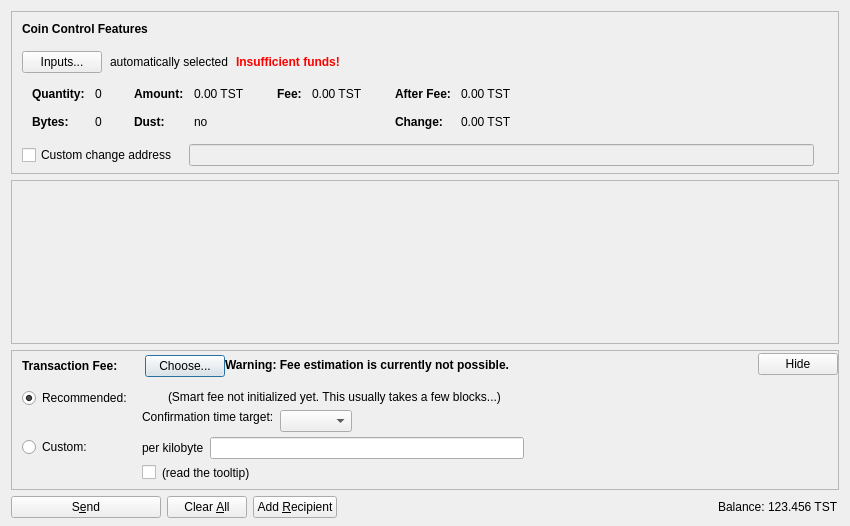
<?xml version="1.0" encoding="UTF-8"?>
<ui version="4.0">
 <class>SendCoinsDialog</class>
 <widget class="QDialog" name="SendCoinsDialog">
  <property name="geometry">
   <rect>
    <x>0</x>
    <y>0</y>
    <width>850</width>
    <height>526</height>
   </rect>
  </property>
  <property name="windowTitle">
   <string>Send Coins</string>
  </property>
  <layout class="QVBoxLayout" name="verticalLayout" stretch="0,1,0,0">
   <property name="bottomMargin">
    <number>8</number>
   </property>
   <item>
    <widget class="QFrame" name="frameCoinControl">
     <property name="sizePolicy">
      <sizepolicy hsizetype="Expanding" vsizetype="Expanding">
       <horstretch>0</horstretch>
       <verstretch>0</verstretch>
      </sizepolicy>
     </property>
     <property name="maximumSize">
      <size>
       <width>16777215</width>
       <height>16777215</height>
      </size>
     </property>
     <property name="frameShape">
      <enum>QFrame::StyledPanel</enum>
     </property>
     <property name="frameShadow">
      <enum>QFrame::Sunken</enum>
     </property>
     <layout class="QVBoxLayout" name="verticalLayoutCoinControl2">
      <property name="spacing">
       <number>0</number>
      </property>
      <property name="leftMargin">
       <number>0</number>
      </property>
      <property name="topMargin">
       <number>0</number>
      </property>
      <property name="rightMargin">
       <number>0</number>
      </property>
      <property name="bottomMargin">
       <number>6</number>
      </property>
      <item>
       <layout class="QVBoxLayout" name="verticalLayoutCoinControl" stretch="0,0,0,0,1">
        <property name="spacing">
         <number>0</number>
        </property>
        <property name="leftMargin">
         <number>10</number>
        </property>
        <property name="topMargin">
         <number>10</number>
        </property>
        <item>
         <layout class="QHBoxLayout" name="horizontalLayoutCoinControl1">
          <property name="bottomMargin">
           <number>15</number>
          </property>
          <item>
           <widget class="QLabel" name="labelCoinControlFeatures">
            <property name="sizePolicy">
             <sizepolicy hsizetype="Preferred" vsizetype="Maximum">
              <horstretch>0</horstretch>
              <verstretch>0</verstretch>
             </sizepolicy>
            </property>
            <property name="font">
             <font>
              <weight>75</weight>
              <bold>true</bold>
             </font>
            </property>
            <property name="styleSheet">
             <string notr="true">font-weight:bold;</string>
            </property>
            <property name="text">
             <string>Coin Control Features</string>
            </property>
           </widget>
          </item>
         </layout>
        </item>
        <item>
         <layout class="QHBoxLayout" name="horizontalLayoutCoinControl2" stretch="0,0,0,0">
          <property name="spacing">
           <number>8</number>
          </property>
          <property name="bottomMargin">
           <number>10</number>
          </property>
          <item>
           <widget class="QPushButton" name="pushButtonCoinControl">
            <property name="styleSheet">
             <string notr="true"/>
            </property>
            <property name="text">
             <string>Inputs...</string>
            </property>
            <property name="autoDefault">
             <bool>false</bool>
            </property>
           </widget>
          </item>
          <item>
           <widget class="QLabel" name="labelCoinControlAutomaticallySelected">
            <property name="text">
             <string>automatically selected</string>
            </property>
            <property name="margin">
             <number>5</number>
            </property>
           </widget>
          </item>
          <item>
           <widget class="QLabel" name="labelCoinControlInsuffFunds">
            <property name="font">
             <font>
              <weight>75</weight>
              <bold>true</bold>
             </font>
            </property>
            <property name="styleSheet">
             <string notr="true">color:red;font-weight:bold;</string>
            </property>
            <property name="text">
             <string>Insufficient funds!</string>
            </property>
            <property name="margin">
             <number>5</number>
            </property>
           </widget>
          </item>
          <item>
           <spacer name="horizontalSpacerCoinControl">
            <property name="orientation">
             <enum>Qt::Horizontal</enum>
            </property>
            <property name="sizeHint" stdset="0">
             <size>
              <width>40</width>
              <height>1</height>
             </size>
            </property>
           </spacer>
          </item>
         </layout>
        </item>
        <item>
         <widget class="QWidget" name="widgetCoinControl" native="true">
          <property name="sizePolicy">
           <sizepolicy hsizetype="Preferred" vsizetype="Preferred">
            <horstretch>0</horstretch>
            <verstretch>0</verstretch>
           </sizepolicy>
          </property>
          <property name="minimumSize">
           <size>
            <width>0</width>
            <height>0</height>
           </size>
          </property>
          <property name="styleSheet">
           <string notr="true"/>
          </property>
          <layout class="QHBoxLayout" name="horizontalLayoutCoinControl5">
           <property name="leftMargin">
            <number>0</number>
           </property>
           <property name="topMargin">
            <number>0</number>
           </property>
           <property name="rightMargin">
            <number>0</number>
           </property>
           <property name="bottomMargin">
            <number>0</number>
           </property>
           <item>
            <layout class="QHBoxLayout" name="horizontalLayoutCoinControl3" stretch="0,0,0,1">
             <property name="spacing">
              <number>20</number>
             </property>
             <property name="topMargin">
              <number>0</number>
             </property>
             <property name="bottomMargin">
              <number>10</number>
             </property>
             <item>
              <layout class="QFormLayout" name="formLayoutCoinControl1">
               <property name="horizontalSpacing">
                <number>10</number>
               </property>
               <property name="verticalSpacing">
                <number>14</number>
               </property>
               <property name="leftMargin">
                <number>10</number>
               </property>
               <property name="topMargin">
                <number>4</number>
               </property>
               <property name="rightMargin">
                <number>6</number>
               </property>
               <item row="0" column="0">
                <widget class="QLabel" name="labelCoinControlQuantityText">
                 <property name="font">
                  <font>
                   <weight>75</weight>
                   <bold>true</bold>
                  </font>
                 </property>
                 <property name="text">
                  <string>Quantity:</string>
                 </property>
                 <property name="margin">
                  <number>0</number>
                 </property>
                </widget>
               </item>
               <item row="0" column="1">
                <widget class="QLabel" name="labelCoinControlQuantity">
                 <property name="cursor">
                  <cursorShape>IBeamCursor</cursorShape>
                 </property>
                 <property name="contextMenuPolicy">
                  <enum>Qt::ActionsContextMenu</enum>
                 </property>
                 <property name="text">
                  <string notr="true">0</string>
                 </property>
                 <property name="margin">
                  <number>0</number>
                 </property>
                 <property name="textInteractionFlags">
                  <set>Qt::LinksAccessibleByMouse|Qt::TextSelectableByKeyboard|Qt::TextSelectableByMouse</set>
                 </property>
                </widget>
               </item>
               <item row="1" column="0">
                <widget class="QLabel" name="labelCoinControlBytesText">
                 <property name="font">
                  <font>
                   <weight>75</weight>
                   <bold>true</bold>
                  </font>
                 </property>
                 <property name="text">
                  <string>Bytes:</string>
                 </property>
                </widget>
               </item>
               <item row="1" column="1">
                <widget class="QLabel" name="labelCoinControlBytes">
                 <property name="cursor">
                  <cursorShape>IBeamCursor</cursorShape>
                 </property>
                 <property name="contextMenuPolicy">
                  <enum>Qt::ActionsContextMenu</enum>
                 </property>
                 <property name="text">
                  <string notr="true">0</string>
                 </property>
                 <property name="textInteractionFlags">
                  <set>Qt::LinksAccessibleByMouse|Qt::TextSelectableByKeyboard|Qt::TextSelectableByMouse</set>
                 </property>
                </widget>
               </item>
              </layout>
             </item>
             <item>
              <layout class="QFormLayout" name="formLayoutCoinControl2">
               <property name="horizontalSpacing">
                <number>10</number>
               </property>
               <property name="verticalSpacing">
                <number>14</number>
               </property>
               <property name="leftMargin">
                <number>6</number>
               </property>
               <property name="topMargin">
                <number>4</number>
               </property>
               <property name="rightMargin">
                <number>6</number>
               </property>
               <item row="0" column="0">
                <widget class="QLabel" name="labelCoinControlAmountText">
                 <property name="font">
                  <font>
                   <weight>75</weight>
                   <bold>true</bold>
                  </font>
                 </property>
                 <property name="text">
                  <string>Amount:</string>
                 </property>
                 <property name="margin">
                  <number>0</number>
                 </property>
                </widget>
               </item>
               <item row="0" column="1">
                <widget class="QLabel" name="labelCoinControlAmount">
                 <property name="cursor">
                  <cursorShape>IBeamCursor</cursorShape>
                 </property>
                 <property name="contextMenuPolicy">
                  <enum>Qt::ActionsContextMenu</enum>
                 </property>
                 <property name="text">
                  <string notr="true">0.00 TST</string>
                 </property>
                 <property name="textInteractionFlags">
                  <set>Qt::LinksAccessibleByMouse|Qt::TextSelectableByKeyboard|Qt::TextSelectableByMouse</set>
                 </property>
                </widget>
               </item>
               <item row="1" column="0">
                <widget class="QLabel" name="labelCoinControlLowOutputText">
                 <property name="font">
                  <font>
                   <weight>75</weight>
                   <bold>true</bold>
                  </font>
                 </property>
                 <property name="text">
                  <string>Dust:</string>
                 </property>
                </widget>
               </item>
               <item row="1" column="1">
                <widget class="QLabel" name="labelCoinControlLowOutput">
                 <property name="cursor">
                  <cursorShape>IBeamCursor</cursorShape>
                 </property>
                 <property name="contextMenuPolicy">
                  <enum>Qt::ActionsContextMenu</enum>
                 </property>
                 <property name="text">
                  <string notr="true">no</string>
                 </property>
                 <property name="textInteractionFlags">
                  <set>Qt::LinksAccessibleByMouse|Qt::TextSelectableByKeyboard|Qt::TextSelectableByMouse</set>
                 </property>
                </widget>
               </item>
              </layout>
             </item>
             <item>
              <layout class="QFormLayout" name="formLayoutCoinControl3">
               <property name="horizontalSpacing">
                <number>10</number>
               </property>
               <property name="verticalSpacing">
                <number>14</number>
               </property>
               <property name="leftMargin">
                <number>6</number>
               </property>
               <property name="topMargin">
                <number>4</number>
               </property>
               <property name="rightMargin">
                <number>6</number>
               </property>
               <item row="0" column="0">
                <widget class="QLabel" name="labelCoinControlFeeText">
                 <property name="font">
                  <font>
                   <weight>75</weight>
                   <bold>true</bold>
                  </font>
                 </property>
                 <property name="text">
                  <string>Fee:</string>
                 </property>
                 <property name="margin">
                  <number>0</number>
                 </property>
                </widget>
               </item>
               <item row="0" column="1">
                <widget class="QLabel" name="labelCoinControlFee">
                 <property name="cursor">
                  <cursorShape>IBeamCursor</cursorShape>
                 </property>
                 <property name="contextMenuPolicy">
                  <enum>Qt::ActionsContextMenu</enum>
                 </property>
                 <property name="text">
                  <string notr="true">0.00 TST</string>
                 </property>
                 <property name="textInteractionFlags">
                  <set>Qt::LinksAccessibleByMouse|Qt::TextSelectableByKeyboard|Qt::TextSelectableByMouse</set>
                 </property>
                </widget>
               </item>
              </layout>
             </item>
             <item>
              <layout class="QFormLayout" name="formLayoutCoinControl4">
               <property name="horizontalSpacing">
                <number>10</number>
               </property>
               <property name="verticalSpacing">
                <number>14</number>
               </property>
               <property name="leftMargin">
                <number>6</number>
               </property>
               <property name="topMargin">
                <number>4</number>
               </property>
               <property name="rightMargin">
                <number>6</number>
               </property>
               <item row="0" column="0">
                <widget class="QLabel" name="labelCoinControlAfterFeeText">
                 <property name="font">
                  <font>
                   <weight>75</weight>
                   <bold>true</bold>
                  </font>
                 </property>
                 <property name="text">
                  <string>After Fee:</string>
                 </property>
                 <property name="margin">
                  <number>0</number>
                 </property>
                </widget>
               </item>
               <item row="0" column="1">
                <widget class="QLabel" name="labelCoinControlAfterFee">
                 <property name="cursor">
                  <cursorShape>IBeamCursor</cursorShape>
                 </property>
                 <property name="contextMenuPolicy">
                  <enum>Qt::ActionsContextMenu</enum>
                 </property>
                 <property name="text">
                  <string notr="true">0.00 TST</string>
                 </property>
                 <property name="textInteractionFlags">
                  <set>Qt::LinksAccessibleByMouse|Qt::TextSelectableByKeyboard|Qt::TextSelectableByMouse</set>
                 </property>
                </widget>
               </item>
               <item row="1" column="0">
                <widget class="QLabel" name="labelCoinControlChangeText">
                 <property name="font">
                  <font>
                   <weight>75</weight>
                   <bold>true</bold>
                  </font>
                 </property>
                 <property name="text">
                  <string>Change:</string>
                 </property>
                </widget>
               </item>
               <item row="1" column="1">
                <widget class="QLabel" name="labelCoinControlChange">
                 <property name="cursor">
                  <cursorShape>IBeamCursor</cursorShape>
                 </property>
                 <property name="contextMenuPolicy">
                  <enum>Qt::ActionsContextMenu</enum>
                 </property>
                 <property name="text">
                  <string notr="true">0.00 TST</string>
                 </property>
                 <property name="textInteractionFlags">
                  <set>Qt::LinksAccessibleByMouse|Qt::TextSelectableByKeyboard|Qt::TextSelectableByMouse</set>
                 </property>
                </widget>
               </item>
              </layout>
             </item>
            </layout>
           </item>
          </layout>
         </widget>
        </item>
        <item>
         <layout class="QHBoxLayout" name="horizontalLayoutCoinControl4" stretch="0,0,0">
          <property name="spacing">
           <number>12</number>
          </property>
          <property name="sizeConstraint">
           <enum>QLayout::SetDefaultConstraint</enum>
          </property>
          <property name="topMargin">
           <number>5</number>
          </property>
          <property name="rightMargin">
           <number>5</number>
          </property>
          <item>
           <widget class="QCheckBox" name="checkBoxCoinControlChange">
            <property name="toolTip">
             <string>If this is activated, but the change address is empty or invalid, change will be sent to a newly generated address.</string>
            </property>
            <property name="text">
             <string>Custom change address</string>
            </property>
           </widget>
          </item>
          <item>
           <widget class="QValidatedLineEdit" name="lineEditCoinControlChange">
            <property name="enabled">
             <bool>false</bool>
            </property>
            <property name="sizePolicy">
             <sizepolicy hsizetype="Expanding" vsizetype="Fixed">
              <horstretch>0</horstretch>
              <verstretch>0</verstretch>
             </sizepolicy>
            </property>
           </widget>
          </item>
          <item>
           <widget class="QLabel" name="labelCoinControlChangeLabel">
            <property name="sizePolicy">
             <sizepolicy hsizetype="Preferred" vsizetype="Expanding">
              <horstretch>0</horstretch>
              <verstretch>0</verstretch>
             </sizepolicy>
            </property>
            <property name="minimumSize">
             <size>
              <width>0</width>
              <height>0</height>
             </size>
            </property>
            <property name="text">
             <string/>
            </property>
            <property name="margin">
             <number>3</number>
            </property>
           </widget>
          </item>
         </layout>
        </item>
        <item>
         <spacer name="verticalSpacerCoinControl">
          <property name="orientation">
           <enum>Qt::Vertical</enum>
          </property>
          <property name="sizeHint" stdset="0">
           <size>
            <width>800</width>
            <height>1</height>
           </size>
          </property>
         </spacer>
        </item>
       </layout>
      </item>
     </layout>
    </widget>
   </item>
   <item>
    <widget class="QScrollArea" name="scrollArea">
     <property name="widgetResizable">
      <bool>true</bool>
     </property>
     <widget class="QWidget" name="scrollAreaWidgetContents">
      <property name="geometry">
       <rect>
        <x>0</x>
        <y>0</y>
        <width>830</width>
        <height>104</height>
       </rect>
      </property>
      <layout class="QVBoxLayout" name="verticalLayout_2" stretch="0,1">
       <property name="leftMargin">
        <number>0</number>
       </property>
       <property name="topMargin">
        <number>0</number>
       </property>
       <property name="rightMargin">
        <number>0</number>
       </property>
       <property name="bottomMargin">
        <number>0</number>
       </property>
       <item>
        <layout class="QVBoxLayout" name="entries">
         <property name="spacing">
          <number>6</number>
         </property>
        </layout>
       </item>
       <item>
        <spacer name="verticalSpacer">
         <property name="orientation">
          <enum>Qt::Vertical</enum>
         </property>
         <property name="sizeHint" stdset="0">
          <size>
           <width>20</width>
           <height>40</height>
          </size>
         </property>
        </spacer>
       </item>
      </layout>
     </widget>
    </widget>
   </item>
   <item>
    <widget class="QFrame" name="frameFee">
     <property name="sizePolicy">
      <sizepolicy hsizetype="Expanding" vsizetype="Expanding">
       <horstretch>0</horstretch>
       <verstretch>0</verstretch>
      </sizepolicy>
     </property>
     <property name="maximumSize">
      <size>
       <width>16777215</width>
       <height>16777215</height>
      </size>
     </property>
     <property name="frameShape">
      <enum>QFrame::StyledPanel</enum>
     </property>
     <property name="frameShadow">
      <enum>QFrame::Sunken</enum>
     </property>
     <layout class="QVBoxLayout" name="verticalLayoutFee1">
      <property name="spacing">
       <number>0</number>
      </property>
      <property name="leftMargin">
       <number>0</number>
      </property>
      <property name="topMargin">
       <number>0</number>
      </property>
      <property name="rightMargin">
       <number>0</number>
      </property>
      <property name="bottomMargin">
       <number>0</number>
      </property>
      <item>
       <layout class="QVBoxLayout" name="verticalLayoutFee2" stretch="0,0,0">
        <property name="spacing">
         <number>0</number>
        </property>
        <property name="leftMargin">
         <number>10</number>
        </property>
        <property name="topMargin">
         <number>0</number>
        </property>
        <item>
         <layout class="QHBoxLayout" name="horizontalLayoutFee1">
          <property name="bottomMargin">
           <number>0</number>
          </property>
          <item>
           <layout class="QVBoxLayout" name="verticalLayoutFee7">
            <property name="spacing">
             <number>0</number>
            </property>
            <item>
             <spacer name="verticalSpacerSmartFee">
              <property name="orientation">
               <enum>Qt::Vertical</enum>
              </property>
              <property name="sizeType">
               <enum>QSizePolicy::Fixed</enum>
              </property>
              <property name="sizeHint" stdset="0">
               <size>
                <width>1</width>
                <height>4</height>
               </size>
              </property>
             </spacer>
            </item>
            <item>
             <layout class="QHBoxLayout" name="horizontalLayoutSmartFee">
              <property name="spacing">
               <number>10</number>
              </property>
              <item>
               <widget class="QLabel" name="labelFeeHeadline">
                <property name="sizePolicy">
                 <sizepolicy hsizetype="Preferred" vsizetype="Maximum">
                  <horstretch>0</horstretch>
                  <verstretch>0</verstretch>
                 </sizepolicy>
                </property>
                <property name="font">
                 <font>
                  <weight>75</weight>
                  <bold>true</bold>
                 </font>
                </property>
                <property name="styleSheet">
                 <string notr="true">font-weight:bold;</string>
                </property>
                <property name="text">
                 <string>Transaction Fee:</string>
                </property>
               </widget>
              </item>
              <item>
               <widget class="QLabel" name="labelFeeMinimized">
                <property name="text">
                 <string/>
                </property>
               </widget>
              </item>
              <item>
               <widget class="QPushButton" name="buttonChooseFee">
                <property name="text">
                 <string>Choose...</string>
                </property>
               </widget>
              </item>
             </layout>
            </item>
            <item>
             <spacer name="verticalSpacer_5">
              <property name="orientation">
               <enum>Qt::Vertical</enum>
              </property>
              <property name="sizeHint" stdset="0">
               <size>
                <width>1</width>
                <height>1</height>
               </size>
              </property>
             </spacer>
            </item>
           </layout>
          </item>
          <item>
           <widget class="QLabel" name="fallbackFeeWarningLabel">
            <property name="toolTip">
             <string>Using the fallbackfee can result in sending a transaction that will take several hours or days (or never) to confirm. Consider choosing your fee manually or wait until you have validated the complete chain.</string>
            </property>
            <property name="font">
            <font>
                <weight>75</weight>
                <bold>true</bold>
            </font>
            </property>
            <property name="text">
             <string>Warning: Fee estimation is currently not possible.</string>
            </property>
            <property name="wordWrap">
             <bool>false</bool>
            </property>
           </widget>
          </item>
          <item>
           <spacer name="horizontalSpacer_4">
            <property name="orientation">
             <enum>Qt::Horizontal</enum>
            </property>
            <property name="sizeType">
             <enum>QSizePolicy::MinimumExpanding</enum>
            </property>
            <property name="sizeHint" stdset="0">
             <size>
              <width>40</width>
              <height>20</height>
             </size>
            </property>
           </spacer>
          </item>
          <item>
           <widget class="QPushButton" name="buttonMinimizeFee">
            <property name="toolTip">
             <string>collapse fee-settings</string>
            </property>
            <property name="text">
             <string>Hide</string>
            </property>
           </widget>
          </item>
         </layout>
        </item>
        <item>
         <widget class="QFrame" name="frameFeeSelection">
          <layout class="QVBoxLayout" name="verticalLayoutFee12">
           <property name="spacing">
            <number>0</number>
           </property>
           <property name="leftMargin">
            <number>0</number>
           </property>
           <property name="topMargin">
            <number>0</number>
           </property>
           <property name="rightMargin">
            <number>0</number>
           </property>
           <property name="bottomMargin">
            <number>0</number>
           </property>
           <item>
            <layout class="QGridLayout" name="gridLayoutFee">
             <property name="topMargin">
              <number>10</number>
             </property>
             <property name="bottomMargin">
              <number>4</number>
             </property>
             <property name="horizontalSpacing">
              <number>10</number>
             </property>
             <property name="verticalSpacing">
              <number>4</number>
             </property>
             <item row="1" column="1">
              <layout class="QVBoxLayout" name="verticalLayoutFee8">
               <property name="spacing">
                <number>6</number>
               </property>
               <item>
                <layout class="QHBoxLayout" name="horizontalLayoutFee13">
                 <item>
                  <widget class="QLabel" name="labelCustomPerKilobyte">
                   <property name="toolTip">
                    <string>If the custom fee is set to 1000 satoshis and the transaction is only 250 bytes, then &quot;per kilobyte&quot; only pays 250 satoshis in fee, while &quot;total at least&quot; pays 1000 satoshis. For transactions bigger than a kilobyte both pay by kilobyte.</string>
                   </property>
                   <property name="text">
                    <string>per kilobyte</string>
                   </property>
                  </widget>
                 </item>
                 <item>
                  <widget class="BitcoinAmountField" name="customFee"/>
                 </item>
                 <item>
                  <spacer name="horizontalSpacer_6">
                   <property name="orientation">
                    <enum>Qt::Horizontal</enum>
                   </property>
                   <property name="sizeHint" stdset="0">
                    <size>
                     <width>1</width>
                     <height>1</height>
                    </size>
                   </property>
                  </spacer>
                 </item>
                </layout>
               </item>
               <item>
                <layout class="QHBoxLayout" name="horizontalLayoutFee8">
                 <item>
                  <widget class="QCheckBox" name="checkBoxMinimumFee">
                   <property name="toolTip">
                    <string>Paying only the minimum fee is just fine as long as there is less transaction volume than space in the blocks. But be aware that this can end up in a never confirming transaction once there is more demand for testcoin transactions than the network can process.</string>
                   </property>
                   <property name="text">
                    <string/>
                   </property>
                  </widget>
                 </item>
                 <item>
                  <widget class="QLabel" name="labelMinFeeWarning">
                   <property name="enabled">
                    <bool>true</bool>
                   </property>
                   <property name="toolTip">
                    <string>Paying only the minimum fee is just fine as long as there is less transaction volume than space in the blocks. But be aware that this can end up in a never confirming transaction once there is more demand for testcoin transactions than the network can process.</string>
                   </property>
                   <property name="text">
                    <string>(read the tooltip)</string>
                   </property>
                   <property name="margin">
                    <number>5</number>
                   </property>
                  </widget>
                 </item>
                 <item>
                  <spacer name="horizontalSpacer_2">
                   <property name="orientation">
                    <enum>Qt::Horizontal</enum>
                   </property>
                   <property name="sizeHint" stdset="0">
                    <size>
                     <width>1</width>
                     <height>1</height>
                    </size>
                   </property>
                  </spacer>
                 </item>
                </layout>
               </item>
              </layout>
             </item>
             <item row="0" column="0">
              <layout class="QVBoxLayout" name="verticalLayoutFee4" stretch="0,1">
               <item>
                <widget class="QRadioButton" name="radioSmartFee">
                 <property name="text">
                  <string>Recommended:</string>
                 </property>
                 <property name="checked">
                  <bool>true</bool>
                 </property>
                 <attribute name="buttonGroup">
                  <string notr="true">groupFee</string>
                 </attribute>
                </widget>
               </item>
               <item>
                <spacer name="verticalSpacer_2">
                 <property name="orientation">
                  <enum>Qt::Vertical</enum>
                 </property>
                 <property name="sizeHint" stdset="0">
                  <size>
                   <width>1</width>
                   <height>1</height>
                  </size>
                 </property>
                </spacer>
               </item>
              </layout>
             </item>
             <item row="1" column="0">
              <layout class="QVBoxLayout" name="verticalLayoutFee9" stretch="0,1">
               <item>
                <widget class="QRadioButton" name="radioCustomFee">
                 <property name="text">
                  <string>Custom:</string>
                 </property>
                 <attribute name="buttonGroup">
                  <string notr="true">groupFee</string>
                 </attribute>
                </widget>
               </item>
               <item>
                <spacer name="verticalSpacer_6">
                 <property name="orientation">
                  <enum>Qt::Vertical</enum>
                 </property>
                 <property name="sizeHint" stdset="0">
                  <size>
                   <width>1</width>
                   <height>1</height>
                  </size>
                 </property>
                </spacer>
               </item>
              </layout>
             </item>
             <item row="0" column="1">
              <layout class="QVBoxLayout" name="verticalLayoutFee3" stretch="0,0,1">
               <property name="spacing">
                <number>6</number>
               </property>
               <property name="topMargin">
                <number>2</number>
               </property>
               <item>
                <layout class="QHBoxLayout" name="horizontalLayoutFee12">
                 <item>
                  <widget class="QLabel" name="labelSmartFee">
                   <property name="text">
                    <string/>
                   </property>
                   <property name="margin">
                    <number>2</number>
                   </property>
                  </widget>
                 </item>
                 <item>
                  <widget class="QLabel" name="labelFeeEstimation">
                   <property name="text">
                    <string/>
                   </property>
                  </widget>
                 </item>
                 <item>
                  <widget class="QLabel" name="labelSmartFee2">
                   <property name="text">
                    <string>(Smart fee not initialized yet. This usually takes a few blocks...)</string>
                   </property>
                   <property name="margin">
                    <number>2</number>
                   </property>
                  </widget>
                 </item>
                 <item>
                  <spacer name="horizontalSpacer_5">
                   <property name="orientation">
                    <enum>Qt::Horizontal</enum>
                   </property>
                   <property name="sizeHint" stdset="0">
                    <size>
                     <width>1</width>
                     <height>1</height>
                    </size>
                   </property>
                  </spacer>
                 </item>
                </layout>
               </item>
               <item>
                <layout class="QHBoxLayout" name="horizontalLayoutFee9">
                 <item>
                  <layout class="QVBoxLayout" name="verticalLayoutFee6">
                   <item>
                    <widget class="QLabel" name="labelSmartFee3">
                     <property name="text">
                      <string>Confirmation time target:</string>
                     </property>
                     <property name="margin">
                      <number>2</number>
                     </property>
                    </widget>
                   </item>
                   <item>
                    <spacer name="verticalSpacer_3">
                     <property name="orientation">
                      <enum>Qt::Vertical</enum>
                     </property>
                     <property name="sizeHint" stdset="0">
                      <size>
                       <width>1</width>
                       <height>1</height>
                      </size>
                     </property>
                    </spacer>
                   </item>
                  </layout>
                 </item>
                 <item>
                  <layout class="QVBoxLayout" name="verticalLayoutFee5">
                   <property name="rightMargin">
                    <number>30</number>
                   </property>
                   <item>
                    <layout class="QHBoxLayout" name="horizontalLayoutConfTarget">
                     <property name="bottomMargin">
                      <number>0</number>
                     </property>
                     <item>
                      <widget class="QComboBox" name="confTargetSelector"/>
                     </item>
                     <item>
                      <spacer name="horizontalSpacerConfTarget">
                       <property name="orientation">
                        <enum>Qt::Horizontal</enum>
                       </property>
                       <property name="sizeHint" stdset="0">
                        <size>
                         <width>40</width>
                         <height>20</height>
                        </size>
                       </property>
                      </spacer>
                     </item>
                    </layout>
                   </item>
                  </layout>
                 </item>
                </layout>
               </item>
               <item>
                <spacer name="verticalSpacer_4">
                 <property name="orientation">
                  <enum>Qt::Vertical</enum>
                 </property>
                 <property name="sizeHint" stdset="0">
                  <size>
                   <width>1</width>
                   <height>1</height>
                  </size>
                 </property>
                </spacer>
               </item>
              </layout>
             </item>
            </layout>
           </item>
          </layout>
         </widget>
        </item>
        <item>
         <spacer name="verticalSpacerFee">
          <property name="orientation">
           <enum>Qt::Vertical</enum>
          </property>
          <property name="sizeHint" stdset="0">
           <size>
            <width>40</width>
            <height>5</height>
           </size>
          </property>
         </spacer>
        </item>
       </layout>
      </item>
     </layout>
    </widget>
   </item>
   <item>
    <layout class="QHBoxLayout" name="horizontalLayout">
     <item>
      <widget class="QPushButton" name="sendButton">
       <property name="minimumSize">
        <size>
         <width>150</width>
         <height>0</height>
        </size>
       </property>
       <property name="toolTip">
        <string>Confirm the send action</string>
       </property>
       <property name="text">
        <string>S&amp;end</string>
       </property>
       <property name="icon">
        <iconset resource="../bitcoin.qrc">
         <normaloff>:/icons/send</normaloff>:/icons/send</iconset>
       </property>
       <property name="autoDefault">
        <bool>false</bool>
       </property>
       <property name="default">
        <bool>false</bool>
       </property>
      </widget>
     </item>
     <item>
      <widget class="QPushButton" name="clearButton">
       <property name="sizePolicy">
        <sizepolicy hsizetype="Minimum" vsizetype="Fixed">
         <horstretch>0</horstretch>
         <verstretch>0</verstretch>
        </sizepolicy>
       </property>
       <property name="toolTip">
        <string>Clear all fields of the form.</string>
       </property>
       <property name="text">
        <string>Clear &amp;All</string>
       </property>
       <property name="icon">
        <iconset resource="../bitcoin.qrc">
         <normaloff>:/icons/remove</normaloff>:/icons/remove</iconset>
       </property>
       <property name="autoDefault">
        <bool>false</bool>
       </property>
      </widget>
     </item>
     <item>
      <widget class="QPushButton" name="addButton">
       <property name="toolTip">
        <string>Send to multiple recipients at once</string>
       </property>
       <property name="text">
        <string>Add &amp;Recipient</string>
       </property>
       <property name="icon">
        <iconset resource="../bitcoin.qrc">
         <normaloff>:/icons/add</normaloff>:/icons/add</iconset>
       </property>
       <property name="autoDefault">
        <bool>false</bool>
       </property>
      </widget>
     </item>
     <item>
      <spacer name="horizontalSpacer">
       <property name="orientation">
        <enum>Qt::Horizontal</enum>
       </property>
       <property name="sizeHint" stdset="0">
        <size>
         <width>40</width>
         <height>20</height>
        </size>
       </property>
      </spacer>
     </item>
     <item>
      <layout class="QHBoxLayout" name="horizontalLayout_2">
       <property name="spacing">
        <number>3</number>
       </property>
       <item>
        <widget class="QLabel" name="label">
         <property name="sizePolicy">
          <sizepolicy hsizetype="Preferred" vsizetype="Fixed">
           <horstretch>0</horstretch>
           <verstretch>0</verstretch>
          </sizepolicy>
         </property>
         <property name="text">
          <string>Balance:</string>
         </property>
        </widget>
       </item>
       <item>
        <widget class="QLabel" name="labelBalance">
         <property name="sizePolicy">
          <sizepolicy hsizetype="Preferred" vsizetype="Fixed">
           <horstretch>0</horstretch>
           <verstretch>0</verstretch>
          </sizepolicy>
         </property>
         <property name="cursor">
          <cursorShape>IBeamCursor</cursorShape>
         </property>
         <property name="text">
          <string notr="true">123.456 TST</string>
         </property>
         <property name="textInteractionFlags">
          <set>Qt::LinksAccessibleByMouse|Qt::TextSelectableByKeyboard|Qt::TextSelectableByMouse</set>
         </property>
        </widget>
       </item>
      </layout>
     </item>
    </layout>
   </item>
  </layout>
 </widget>
 <customwidgets>
  <customwidget>
   <class>QValidatedLineEdit</class>
   <extends>QLineEdit</extends>
   <header>qvalidatedlineedit.h</header>
  </customwidget>
  <customwidget>
   <class>BitcoinAmountField</class>
   <extends>QLineEdit</extends>
   <header>bitcoinamountfield.h</header>
   <container>1</container>
  </customwidget>
 </customwidgets>
 <resources>
  <include location="../bitcoin.qrc"/>
 </resources>
 <connections/>
 <buttongroups>
  <buttongroup name="groupFee"/>
 </buttongroups>
</ui>
